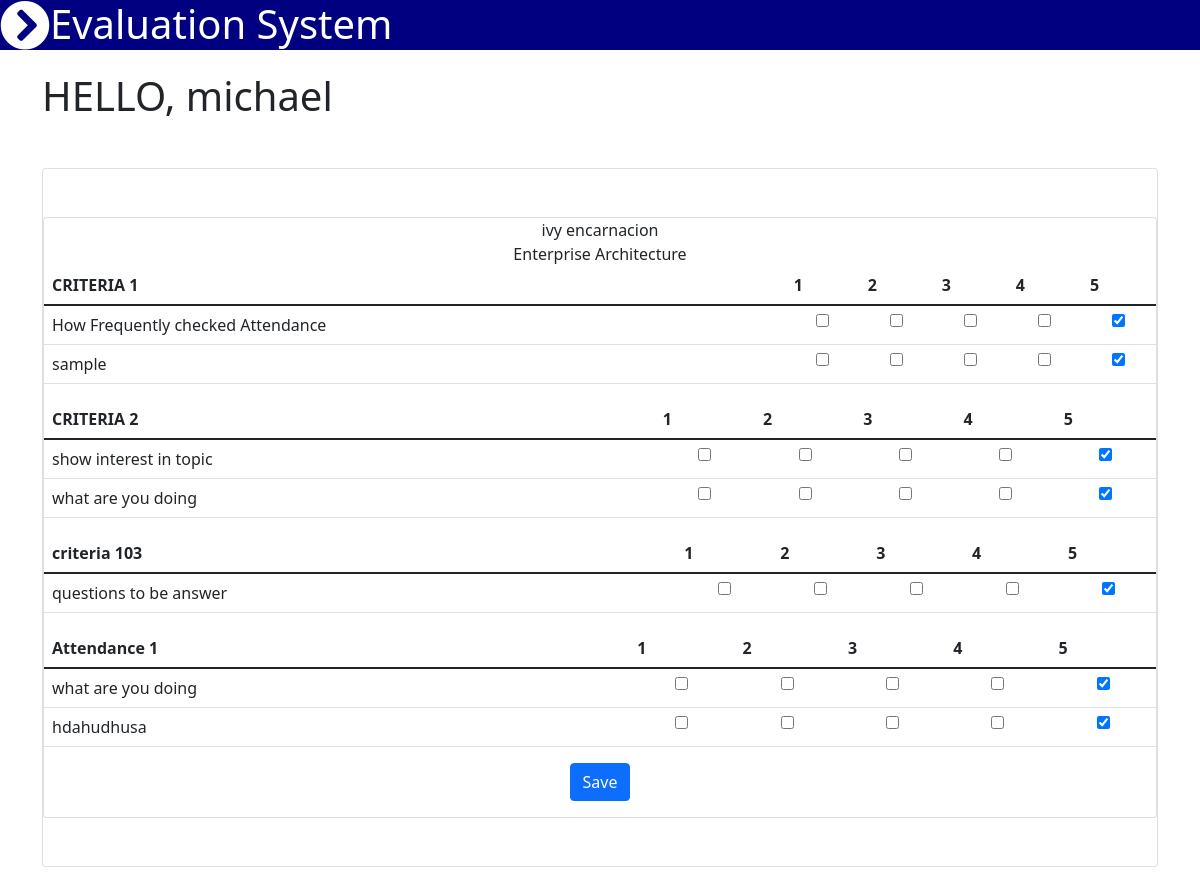
Before: /evaluate.php (signed in) with the older database file.
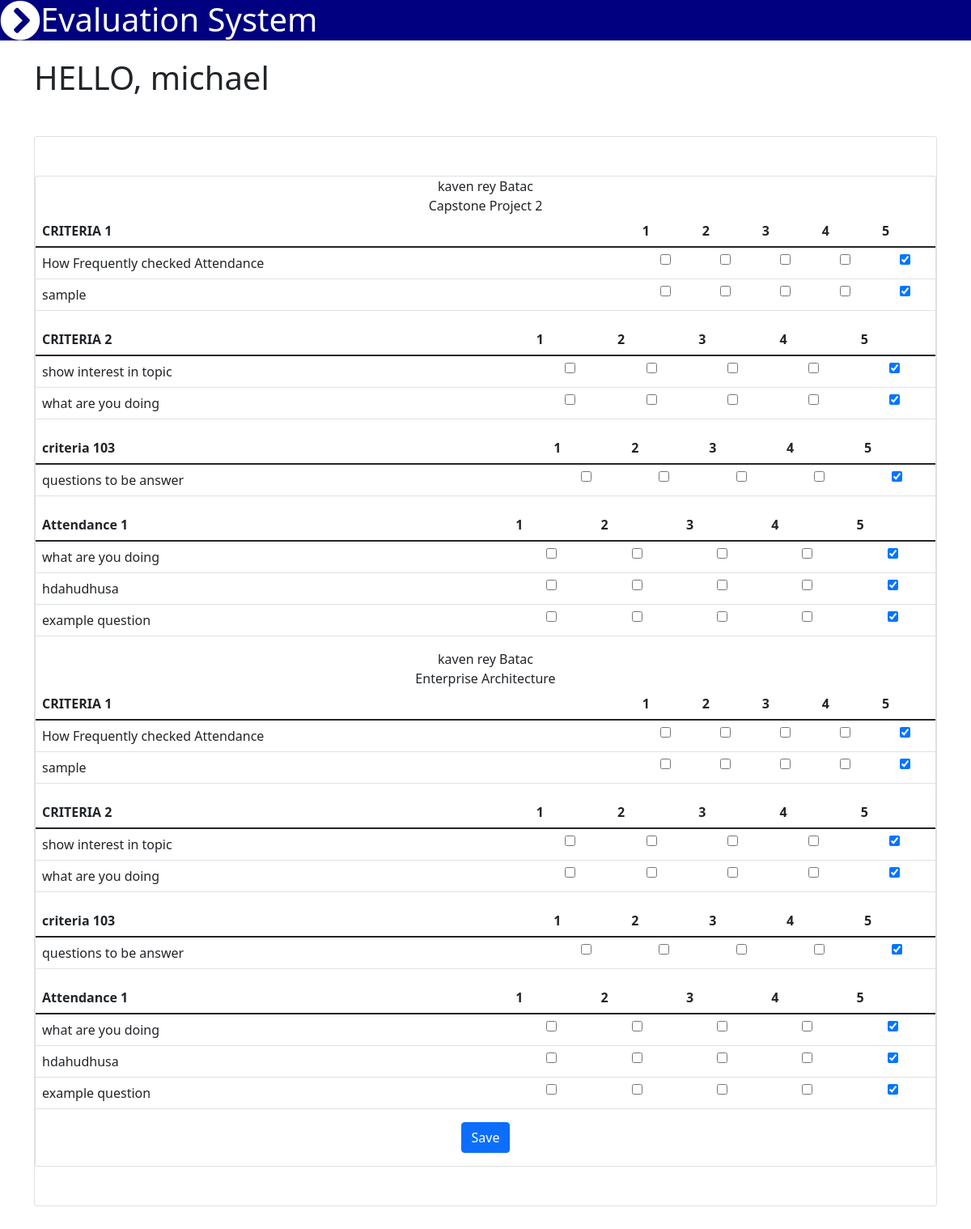
After: the same page with the newer database file.
### tables this page shows
CREATE TABLE `evaluation` (
  `evaluationid` int(30) NOT NULL,
  `departmentid` int(30) NOT NULL,
  `subjectid` int(30) NOT NULL,
  `facultyid` int(30) NOT NULL
);

CREATE TABLE `faculties` (
  `id` int(30) NOT NULL,
  `fno` varchar(255) NOT NULL,
  `username` varchar(255) NOT NULL,
  `fname` varchar(255) NOT NULL,
  `lname` varchar(255) NOT NULL,
  `usertype` varchar(30) NOT NULL,
  `password` varchar(255) NOT NULL
);

CREATE TABLE `subject` (
  `id` int(30) NOT NULL,
  `code` varchar(30) NOT NULL,
  `description` varchar(255) NOT NULL
);

CREATE TABLE `criteria` (
  `id` int(30) NOT NULL,
  `criteria` varchar(30) NOT NULL
);

CREATE TABLE `questions` (
  `id` int(30) NOT NULL,
  `criteria_id` int(30) NOT NULL,
  `question` varchar(255) NOT NULL
);

### evaluate.php (the view, shortened to what this page needs)
<head>
</head>
<body>
<?php include'navbar.php'; ?>
    <div class="main-body">
        <div class="container py-5">
        <h1>HELLO, <?=$_SESSION['username']?></h1>
            <div class="card my-5 text-center">
                    <div class="card my-5">
                    <form autocomplete="off" action="rate.php" method="post">
                    <?php
                            $qry = mysqli_query($koneksyon, "SELECT departmentid, fname, lname, evaluationid, description FROM evaluation INNER JOIN department ON department.id = evaluation.departmentid
                            INNER JOIN faculties ON faculties.id = evaluation.facultyid INNER JOIN subject ON subject.id = evaluation.subjectid WHERE departmentid = {$_SESSION['dept']}");
                                while($row = mysqli_fetch_array($qry)){
                                    echo $row['fname']." ".$row['lname']."<br>";
                                    echo $row['description'];
                                        $qryview = "SELECT criteria, id as cid FROM criteria ";
                                        $result = mysqli_query($koneksyon, $qryview);
                                            while($row = mysqli_fetch_array($result)){
                                        ?>
                                        <table class="table">
                                            <thead>
                                                <tr>
                                                    <th scope="col"><?php echo $row['criteria']; ?></th>
                                                    <th>1</th>
                                                    <th>2</th>
                                                    <th>3</th>
                                                    <th>4</th>
                                                    <th>5</th>
                                                </tr>
                                            </thead>
                                            <tbody>
                                            <?php
                                                $tanong = "SELECT question, id as qid FROM questions WHERE criteria_id = {$row['cid']}";
                                                $resulta = mysqli_query($koneksyon, $tanong);
                                                while($row1 = mysqli_fetch_array($resulta)){ ?>
                                                    <tr>
                                                        <td><?php echo $row1['question'];?></td>
                                                        <?php for($c=1;$c<=5;$c++): ?>
                                                            <td class="text-center">
                                                                    <input type="checkbox" name="rate[]" <?php echo $c == 5 ? "checked" : '' ?> value="<?php echo $c ?>">
                                                            </td>
                                                        <?php endfor; ?>
                                                    </tr>
                                                    <?php } ?>
                                            </tbody>
                                        </table>
                                        <?php }  ?>
                              <?php } ?>
                              <div class="form-group mt-3">
                                  <button type="submit" name="save_multicheckbox" class="btn btn-primary">Save</button>
                              </div>
                    </form>
                    </div>
            </div>
        </div>
   </div>
</body>

Changed rows visible on the page:
removed evaluation: facultyid.fname "ivy", facultyid.lname "encarnacion", subjectid.description "Enterprise Architecture", criteria (criteria "CRITERIA 1"), questions (question "How Frequently checked Attendance", value "☑"), questions (question "sample", value "☑"), criteria (criteria "CRITERIA 2"), questions (question "show interest in topic", value "☑"), questions (question "what are you doing", value "☑"), criteria (criteria "criteria 103"), questions (question "questions to be answer", value "☑"), criteria (criteria "Attendance 1"), questions (question "what are you doing", value "☑"), questions (question "hdahudhusa", value "☑")
added evaluation: facultyid.fname "kaven rey", facultyid.lname "Batac", subjectid.description "Capstone Project 2", criteria (criteria "CRITERIA 1"), questions (question "How Frequently checked Attendance", value "☑"), questions (question "sample", value "☑"), criteria (criteria "CRITERIA 2"), questions (question "show interest in topic", value "☑"), questions (question "what are you doing", value "☑"), criteria (criteria "criteria 103"), questions (question "questions to be answer", value "☑"), criteria (criteria "Attendance 1"), questions (question "what are you doing", value "☑"), questions (question "hdahudhusa", value "☑")
added questions: question "example question", value "☑", shown under criteria "Attendance 1"
added evaluation: facultyid.fname "kaven rey", facultyid.lname "Batac", subjectid.description "Enterprise Architecture", criteria (criteria "CRITERIA 1"), questions (question "How Frequently checked Attendance", value "☑"), questions (question "sample", value "☑"), criteria (criteria "CRITERIA 2"), questions (question "show interest in topic", value "☑"), questions (question "what are you doing", value "☑"), criteria (criteria "criteria 103"), questions (question "questions to be answer", value "☑"), criteria (criteria "Attendance 1"), questions (question "what are you doing", value "☑"), questions (question "hdahudhusa", value "☑")
